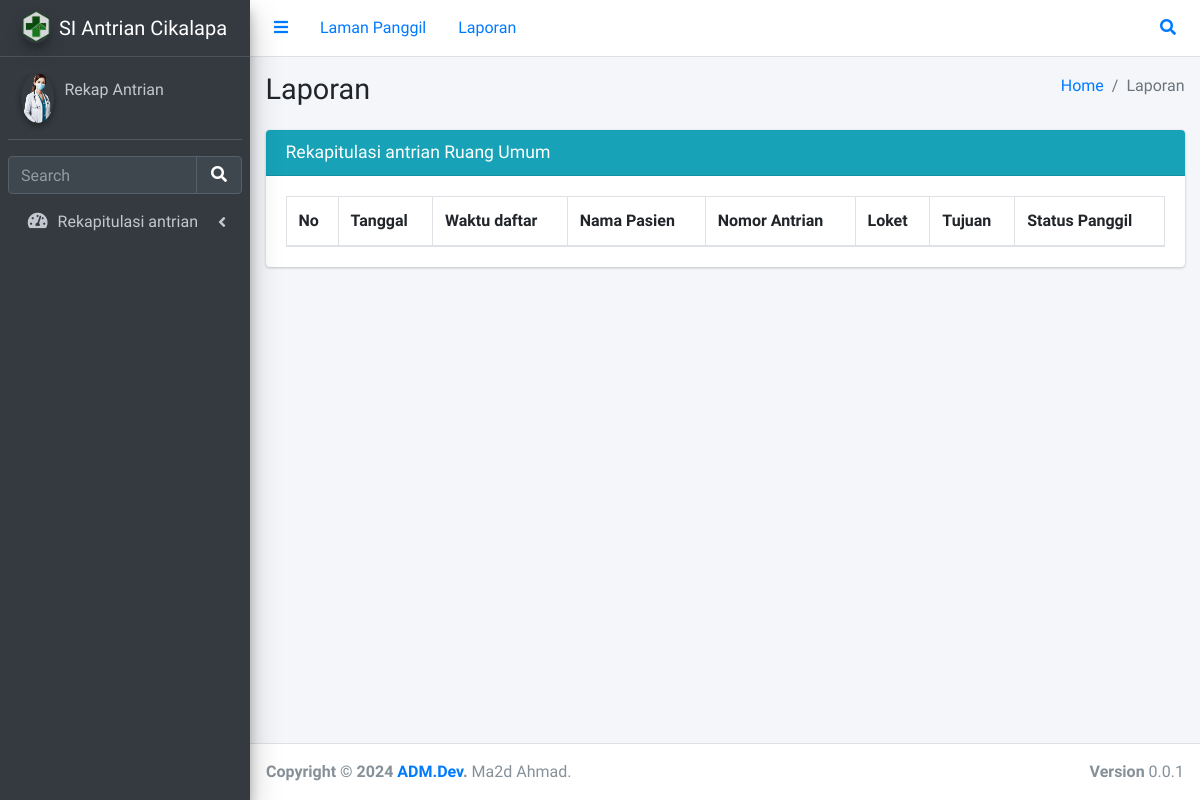
Before: /laporanantrian.php with the older database file.
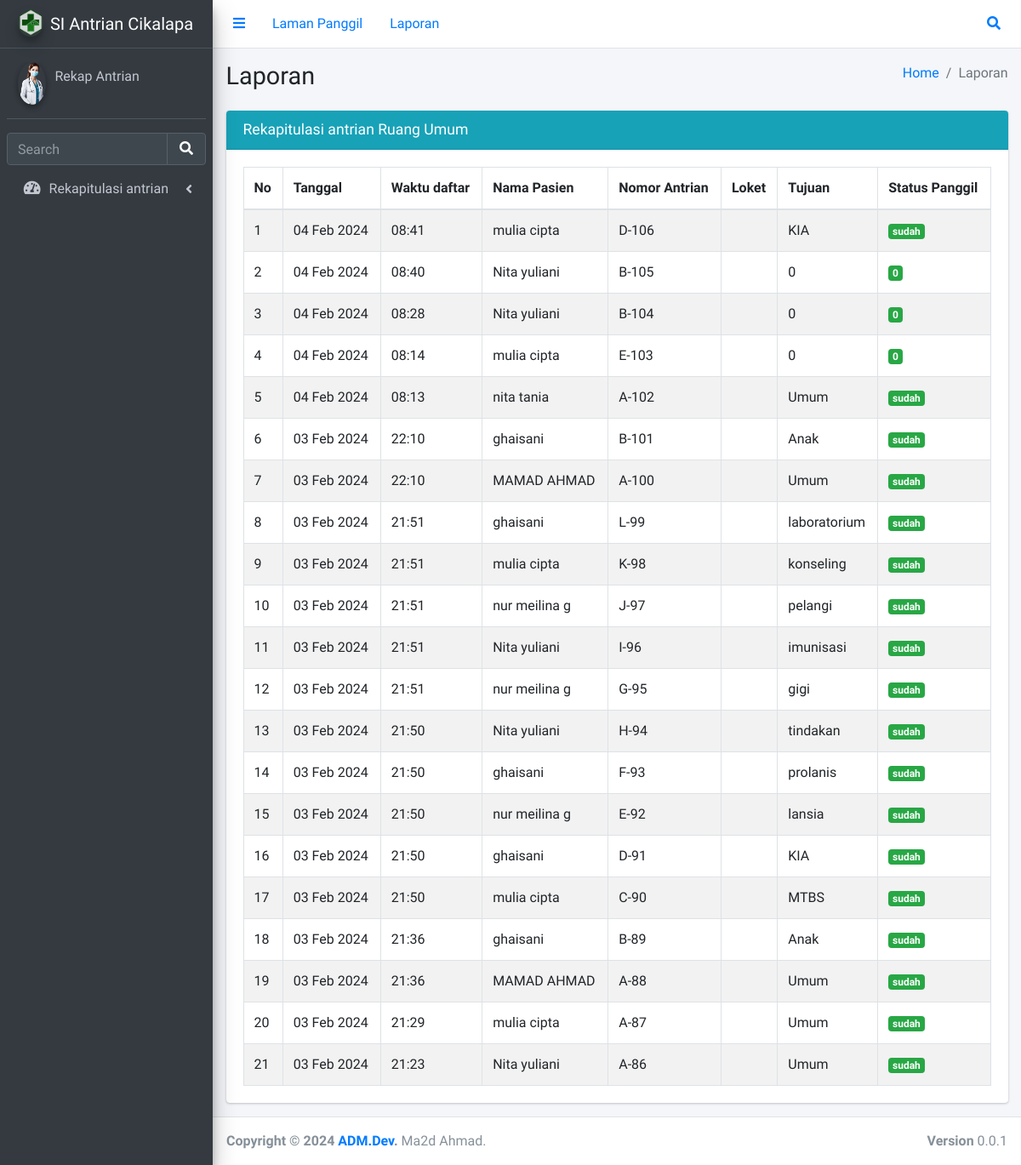
After: the same page with the newer database file.
### tables this page shows
CREATE TABLE `tabelrekap` (
  `id` int(11) NOT NULL,
  `tanggal` varchar(20) NOT NULL,
  `waktu` varchar(10) NOT NULL,
  `nama` varchar(50) NOT NULL,
  `nomor` int(11) NOT NULL,
  `huruf` varchar(12) NOT NULL,
  `loket` varchar(12) NOT NULL,
  `ruang` varchar(30) NOT NULL,
  `panggil` varchar(12) NOT NULL,
  `farmasi` varchar(10) NOT NULL
);

### laporanantrian.php (the view, shortened to what the changed rows need)
<?php
include "koneksi.php";
?>
<!DOCTYPE html>
<html lang="en">
<head>
  <link rel="stylesheet" href="plugins/fontawesome-free/css/all.min.css">
  <link rel="stylesheet" href="plugins/datatables-bs4/css/dataTables.bootstrap4.min.css">
  <link rel="stylesheet" href="plugins/datatables-responsive/css/responsive.bootstrap4.min.css">
  <link rel="stylesheet" href="plugins/datatables-buttons/css/buttons.bootstrap4.min.css">
  <link rel="stylesheet" href="css/adminlte.min.css">
</head>
<body class="hold-transition sidebar-mini">
<div class="wrapper">
  <div class="content-wrapper">
    <section class="content-header">
      <div class="container-fluid">
        <div class="row mb-2">
          <div class="col-sm-6">
            <h1>Laporan</h1>
          </div>
        </div>
      </div>
    </section>
    <section class="content">
      <div class="container-fluid">
        <div class="row">
          <div class="col-12">
            <div class="card">
              <div class="card-body">
                <table id="example1" class="table table-bordered table-striped">
                  <thead>
                    <tr>
                      <th>No</th>
                      <th>Tanggal</th>
                      <th>Waktu daftar</th>
                      <th>Nama Pasien</th>
                      <th>Nomor Antrian</th>
                      <th>Loket</th>
                      <th>Tujuan</th>
                      <th>Status Panggil</th>
                    </tr>
                  </thead>
                  <tbody>
                  <?php
                    $sql = "SELECT tanggal, waktu, nama, huruf, nomor, loket, ke_loket, ruang, panggil FROM tabelrekap ORDER BY id DESC";
                    $result = mysqli_query($konek, $sql);
                    $no = 1;
                    while ($item = mysqli_fetch_array($result)){
                    ?>
                      <tr>
                        <td><?= $no; ?></td>
                        <td><?= $item['tanggal']; ?></td>
                        <td><?= $item['waktu']; ?></td>
                        <td><?= $item['nama']; ?></td>
                        <td><?= $item['huruf']; ?>-<?= $item['nomor'];?></td>
                        <td><?= $item['ke_loket']; ?></td>
                        <td><?= $item['ruang']; ?></td>
                        <td><?php
                          $panggil = $item['panggil'];
                          if($panggil =='menunggu') {
                            echo"<span class='badge bg-warning'>$panggil</span>";
                          } else {
                            echo"<span class='badge bg-success'>$panggil</span>";
                          }
                        ?></td>
                      </tr>
                  <?php $no++;  } ?>
                  </tbody>
                </table>
              </div>
            </div>
          </div>
        </div>
      </div>
    </section>
  </div>
</div>
</body>
</html>

Changed rows visible on the page:
added tabelrekap: tanggal "04 Feb 2024", waktu "08:41", nama "mulia cipta", huruf "D", nomor "106", ruang "KIA", panggil "sudah"
added tabelrekap: tanggal "04 Feb 2024", waktu "08:40", nama "Nita yuliani", huruf "B", nomor "105", ruang "0", panggil "0"
added tabelrekap: tanggal "04 Feb 2024", waktu "08:28", nama "Nita yuliani", huruf "B", nomor "104", ruang "0", panggil "0"
added tabelrekap: tanggal "04 Feb 2024", waktu "08:14", nama "mulia cipta", huruf "E", nomor "103", ruang "0", panggil "0"
added tabelrekap: tanggal "04 Feb 2024", waktu "08:13", nama "nita tania", huruf "A", nomor "102", ruang "Umum", panggil "sudah"
added tabelrekap: tanggal "03 Feb 2024", waktu "22:10", nama "ghaisani", huruf "B", nomor "101", ruang "Anak", panggil "sudah"
added tabelrekap: tanggal "03 Feb 2024", waktu "22:10", nama "MAMAD AHMAD", huruf "A", nomor "100", ruang "Umum", panggil "sudah"
added tabelrekap: tanggal "03 Feb 2024", waktu "21:51", nama "ghaisani", huruf "L", nomor "99", ruang "laboratorium", panggil "sudah"
added tabelrekap: tanggal "03 Feb 2024", waktu "21:51", nama "mulia cipta", huruf "K", nomor "98", ruang "konseling", panggil "sudah"
added tabelrekap: tanggal "03 Feb 2024", waktu "21:51", nama "nur meilina g", huruf "J", nomor "97", ruang "pelangi", panggil "sudah"
added tabelrekap: tanggal "03 Feb 2024", waktu "21:51", nama "Nita yuliani", huruf "I", nomor "96", ruang "imunisasi", panggil "sudah"
added tabelrekap: tanggal "03 Feb 2024", waktu "21:51", nama "nur meilina g", huruf "G", nomor "95", ruang "gigi", panggil "sudah"
added tabelrekap: tanggal "03 Feb 2024", waktu "21:50", nama "Nita yuliani", huruf "H", nomor "94", ruang "tindakan", panggil "sudah"
added tabelrekap: tanggal "03 Feb 2024", waktu "21:50", nama "ghaisani", huruf "F", nomor "93", ruang "prolanis", panggil "sudah"
added tabelrekap: tanggal "03 Feb 2024", waktu "21:50", nama "nur meilina g", huruf "E", nomor "92", ruang "lansia", panggil "sudah"
added tabelrekap: tanggal "03 Feb 2024", waktu "21:50", nama "ghaisani", huruf "D", nomor "91", ruang "KIA", panggil "sudah"
added tabelrekap: tanggal "03 Feb 2024", waktu "21:50", nama "mulia cipta", huruf "C", nomor "90", ruang "MTBS", panggil "sudah"
added tabelrekap: tanggal "03 Feb 2024", waktu "21:36", nama "ghaisani", huruf "B", nomor "89", ruang "Anak", panggil "sudah"
added tabelrekap: tanggal "03 Feb 2024", waktu "21:36", nama "MAMAD AHMAD", huruf "A", nomor "88", ruang "Umum", panggil "sudah"
added tabelrekap: tanggal "03 Feb 2024", waktu "21:29", nama "mulia cipta", huruf "A", nomor "87", ruang "Umum", panggil "sudah"
added tabelrekap: tanggal "03 Feb 2024", waktu "21:23", nama "Nita yuliani", huruf "A", nomor "86", ruang "Umum", panggil "sudah"
